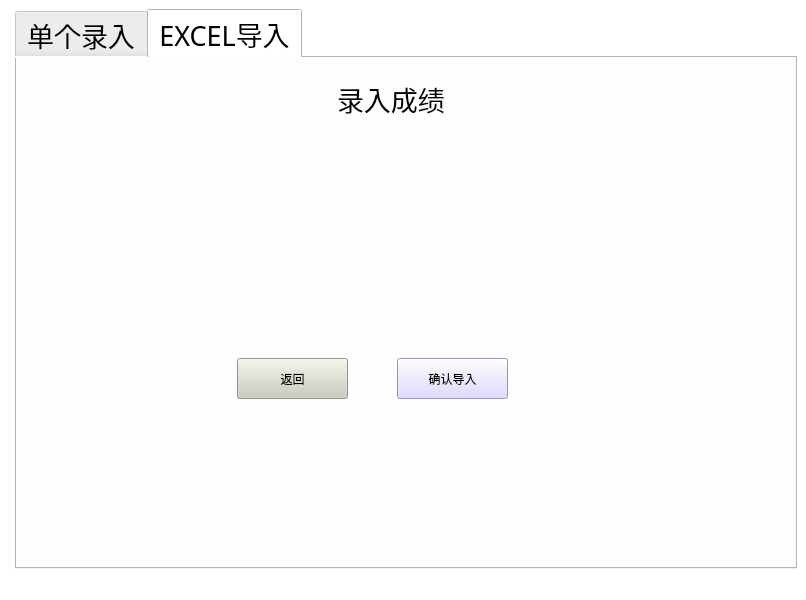
<?xml version="1.0" encoding="UTF-8"?>
<ui version="4.0">
 <class>Input_score</class>
 <widget class="QMainWindow" name="Input_score">
  <property name="geometry">
   <rect>
    <x>0</x>
    <y>0</y>
    <width>806</width>
    <height>600</height>
   </rect>
  </property>
  <property name="windowTitle">
   <string>MainWindow</string>
  </property>
  <property name="styleSheet">
   <string notr="true">background-color: rgb(255, 255, 255);</string>
  </property>
  <widget class="QWidget" name="centralwidget">
   <layout class="QFormLayout" name="formLayout">
    <item row="0" column="1">
     <widget class="QTabWidget" name="input_tab">
      <property name="minimumSize">
       <size>
        <width>782</width>
        <height>539</height>
       </size>
      </property>
      <property name="font">
       <font>
        <family>宋体</family>
        <pointsize>20</pointsize>
       </font>
      </property>
      <property name="styleSheet">
       <string notr="true">
background-color: rgb(252, 253, 255);</string>
      </property>
      <property name="tabShape">
       <enum>QTabWidget::Rounded</enum>
      </property>
      <property name="currentIndex">
       <number>1</number>
      </property>
      <property name="iconSize">
       <size>
        <width>13</width>
        <height>13</height>
       </size>
      </property>
      <widget class="QWidget" name="single_input">
       <attribute name="title">
        <string>单个录入</string>
       </attribute>
       <widget class="QWidget" name="widget" native="true">
        <property name="geometry">
         <rect>
          <x>390</x>
          <y>100</y>
          <width>251</width>
          <height>281</height>
         </rect>
        </property>
        <property name="styleSheet">
         <string notr="true">
color: rgb(0, 0,0);</string>
        </property>
        <layout class="QFormLayout" name="formLayout_4">
         <item row="0" column="0">
          <widget class="QLabel" name="input_Chinese_label">
           <property name="styleSheet">
            <string notr="true">font: 16pt &quot;宋体&quot;;</string>
           </property>
           <property name="text">
            <string>&lt;html&gt;&lt;head/&gt;&lt;body&gt;&lt;p&gt;&lt;span style=&quot; font-size:16pt;&quot;&gt;语文：&lt;/span&gt;&lt;/p&gt;&lt;/body&gt;&lt;/html&gt;</string>
           </property>
          </widget>
         </item>
         <item row="0" column="1">
          <widget class="QLineEdit" name="input_Chinese_line">
           <property name="styleSheet">
            <string notr="true">border:1px groove gray;border-radius:
7px;padding:2px 4px;</string>
           </property>
          </widget>
         </item>
         <item row="1" column="1">
          <spacer name="verticalSpacer">
           <property name="orientation">
            <enum>Qt::Vertical</enum>
           </property>
           <property name="sizeHint" stdset="0">
            <size>
             <width>20</width>
             <height>40</height>
            </size>
           </property>
          </spacer>
         </item>
         <item row="2" column="0">
          <widget class="QLabel" name="input_math_label">
           <property name="styleSheet">
            <string notr="true">font: 16pt &quot;宋体&quot;;</string>
           </property>
           <property name="text">
            <string>数学：</string>
           </property>
          </widget>
         </item>
         <item row="2" column="1">
          <widget class="QLineEdit" name="input_math_line">
           <property name="styleSheet">
            <string notr="true">border:1px groove gray;border-radius:
7px;padding:2px 4px;</string>
           </property>
          </widget>
         </item>
         <item row="3" column="1">
          <spacer name="verticalSpacer_2">
           <property name="orientation">
            <enum>Qt::Vertical</enum>
           </property>
           <property name="sizeHint" stdset="0">
            <size>
             <width>20</width>
             <height>40</height>
            </size>
           </property>
          </spacer>
         </item>
         <item row="4" column="0">
          <widget class="QLabel" name="input_English_label">
           <property name="styleSheet">
            <string notr="true">font: 16pt &quot;宋体&quot;;</string>
           </property>
           <property name="text">
            <string>英语：</string>
           </property>
          </widget>
         </item>
         <item row="4" column="1">
          <widget class="QLineEdit" name="input_English_line">
           <property name="styleSheet">
            <string notr="true">border:1px groove gray;border-radius:
7px;padding:2px 4px;</string>
           </property>
          </widget>
         </item>
         <item row="5" column="1">
          <spacer name="verticalSpacer_3">
           <property name="orientation">
            <enum>Qt::Vertical</enum>
           </property>
           <property name="sizeHint" stdset="0">
            <size>
             <width>20</width>
             <height>40</height>
            </size>
           </property>
          </spacer>
         </item>
         <item row="6" column="0">
          <widget class="QLabel" name="input_physics_label">
           <property name="styleSheet">
            <string notr="true">font: 16pt &quot;宋体&quot;;</string>
           </property>
           <property name="text">
            <string>物理：</string>
           </property>
          </widget>
         </item>
         <item row="6" column="1">
          <widget class="QLineEdit" name="input_physics_line">
           <property name="styleSheet">
            <string notr="true">border:1px groove gray;border-radius:
7px;padding:2px 4px;</string>
           </property>
          </widget>
         </item>
         <item row="7" column="1">
          <spacer name="verticalSpacer_4">
           <property name="orientation">
            <enum>Qt::Vertical</enum>
           </property>
           <property name="sizeHint" stdset="0">
            <size>
             <width>20</width>
             <height>40</height>
            </size>
           </property>
          </spacer>
         </item>
         <item row="8" column="0">
          <widget class="QLabel" name="input_chemistry_label">
           <property name="styleSheet">
            <string notr="true">font: 16pt &quot;宋体&quot;;</string>
           </property>
           <property name="text">
            <string>化学：</string>
           </property>
          </widget>
         </item>
         <item row="8" column="1">
          <widget class="QLineEdit" name="input_chemistry_line">
           <property name="styleSheet">
            <string notr="true">border:1px groove gray;border-radius:
7px;padding:2px 4px;</string>
           </property>
          </widget>
         </item>
         <item row="9" column="1">
          <spacer name="verticalSpacer_5">
           <property name="orientation">
            <enum>Qt::Vertical</enum>
           </property>
           <property name="sizeHint" stdset="0">
            <size>
             <width>20</width>
             <height>40</height>
            </size>
           </property>
          </spacer>
         </item>
         <item row="10" column="0">
          <widget class="QLabel" name="input_biology_label">
           <property name="styleSheet">
            <string notr="true">font: 16pt &quot;宋体&quot;;</string>
           </property>
           <property name="text">
            <string>生物：</string>
           </property>
          </widget>
         </item>
         <item row="10" column="1">
          <widget class="QLineEdit" name="input_biology_line">
           <property name="styleSheet">
            <string notr="true">border:1px groove gray;border-radius:
7px;padding:2px 4px;</string>
           </property>
          </widget>
         </item>
        </layout>
       </widget>
       <widget class="QWidget" name="widget_2" native="true">
        <property name="geometry">
         <rect>
          <x>80</x>
          <y>110</y>
          <width>251</width>
          <height>101</height>
         </rect>
        </property>
        <property name="styleSheet">
         <string notr="true">
color: rgb(0, 0, 0);</string>
        </property>
        <layout class="QFormLayout" name="formLayout_3">
         <item row="2" column="1">
          <widget class="QLineEdit" name="input_name_line">
           <property name="styleSheet">
            <string notr="true">border:1px groove gray;border-radius:
7px;padding:2px 4px;</string>
           </property>
          </widget>
         </item>
         <item row="2" column="0">
          <widget class="QLabel" name="input_name_label">
           <property name="styleSheet">
            <string notr="true">font: 16pt &quot;宋体&quot;;</string>
           </property>
           <property name="text">
            <string>&lt;html&gt;&lt;head/&gt;&lt;body&gt;&lt;p&gt;&lt;span style=&quot; font-size:16pt;&quot;&gt;姓名：&lt;/span&gt;&lt;/p&gt;&lt;/body&gt;&lt;/html&gt;</string>
           </property>
          </widget>
         </item>
         <item row="4" column="1">
          <widget class="QLineEdit" name="input_num_line">
           <property name="styleSheet">
            <string notr="true">border:1px groove gray;border-radius:
7px;padding:2px 4px;</string>
           </property>
          </widget>
         </item>
         <item row="4" column="0">
          <widget class="QLabel" name="input_num_label">
           <property name="styleSheet">
            <string notr="true">font: 16pt &quot;宋体&quot;;</string>
           </property>
           <property name="text">
            <string>&lt;html&gt;&lt;head/&gt;&lt;body&gt;&lt;p&gt;&lt;span style=&quot; font-size:16pt;&quot;&gt;学号：&lt;/span&gt;&lt;/p&gt;&lt;/body&gt;&lt;/html&gt;</string>
           </property>
           <property name="alignment">
            <set>Qt::AlignCenter</set>
           </property>
          </widget>
         </item>
         <item row="3" column="1">
          <spacer name="verticalSpacer_6">
           <property name="orientation">
            <enum>Qt::Vertical</enum>
           </property>
           <property name="sizeHint" stdset="0">
            <size>
             <width>20</width>
             <height>40</height>
            </size>
           </property>
          </spacer>
         </item>
        </layout>
       </widget>
       <widget class="QPushButton" name="input_single_confirm">
        <property name="geometry">
         <rect>
          <x>390</x>
          <y>420</y>
          <width>111</width>
          <height>41</height>
         </rect>
        </property>
        <property name="styleSheet">
         <string notr="true">font: 16pt &quot;宋体&quot;;
background-color: rgb(218, 205, 255);</string>
        </property>
        <property name="text">
         <string>确定导入</string>
        </property>
       </widget>
       <widget class="QPushButton" name="input_single_return">
        <property name="geometry">
         <rect>
          <x>230</x>
          <y>420</y>
          <width>111</width>
          <height>41</height>
         </rect>
        </property>
        <property name="styleSheet">
         <string notr="true">font: 16pt &quot;宋体&quot;;
background-color: rgb(204, 204, 191);</string>
        </property>
        <property name="text">
         <string>返回</string>
        </property>
       </widget>
       <widget class="QLabel" name="revise_title_2">
        <property name="geometry">
         <rect>
          <x>320</x>
          <y>10</y>
          <width>141</width>
          <height>61</height>
         </rect>
        </property>
        <property name="font">
         <font>
          <family>宋体</family>
          <pointsize>20</pointsize>
         </font>
        </property>
        <property name="text">
         <string>录入成绩</string>
        </property>
       </widget>
       <zorder>widget</zorder>
       <zorder>input_single_confirm</zorder>
       <zorder>input_single_return</zorder>
       <zorder>widget_2</zorder>
       <zorder>revise_title_2</zorder>
      </widget>
      <widget class="QWidget" name="excel_input">
       <attribute name="title">
        <string>EXCEL导入</string>
       </attribute>
       <widget class="QPushButton" name="input_excel_confirm">
        <property name="geometry">
         <rect>
          <x>380</x>
          <y>300</y>
          <width>111</width>
          <height>41</height>
         </rect>
        </property>
        <property name="styleSheet">
         <string notr="true">background-color: rgb(218, 205, 255);
font: 16pt &quot;宋体&quot;;</string>
        </property>
        <property name="text">
         <string>确认导入</string>
        </property>
       </widget>
       <widget class="QPushButton" name="input_excel_return">
        <property name="geometry">
         <rect>
          <x>220</x>
          <y>300</y>
          <width>111</width>
          <height>41</height>
         </rect>
        </property>
        <property name="styleSheet">
         <string notr="true">font: 16pt &quot;宋体&quot;;
background-color: rgb(204, 204, 191);</string>
        </property>
        <property name="text">
         <string>返回</string>
        </property>
       </widget>
       <widget class="QLabel" name="revise_title">
        <property name="geometry">
         <rect>
          <x>320</x>
          <y>10</y>
          <width>141</width>
          <height>61</height>
         </rect>
        </property>
        <property name="font">
         <font>
          <family>宋体</family>
          <pointsize>20</pointsize>
         </font>
        </property>
        <property name="text">
         <string>录入成绩</string>
        </property>
       </widget>
      </widget>
     </widget>
    </item>
   </layout>
  </widget>
  <widget class="QStatusBar" name="statusbar"/>
 </widget>
 <resources/>
 <connections/>
</ui>
